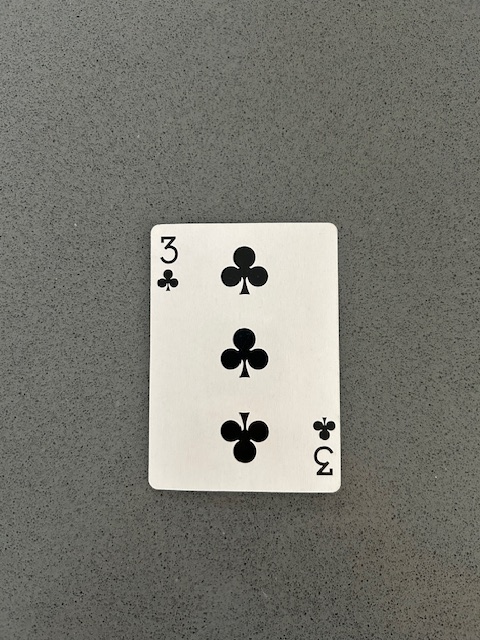
#> input picture IMG_5215.jpg, 480 x 640 px
$ python -i Cards.py   (imports and definitions only)   (older library calls are emulated)
#> lines starting #> are read from the running program, lines starting #| are printed output that depends on the picture; after the words box and inside, x2 and y2 are one past the last pixel; in counts of white or black regions, pixels touching at a corner belong together
#> further down, picture is the input picture: shape (640, 480, 3); mean B, G, R 114, 121.6, 122
############## Playing Card Detector Functions ###############
#
# Author: Evan Juras
# Date: 9/5/17
# Description: Functions and classes for CardDetector.py that perform
# various steps of the card detection algorithm


# Import necessary packages
import numpy as np
import cv2
import time

### Constants ###

# Adaptive threshold levels
BKG_THRESH = 60
CARD_THRESH = 30

# Width and height of card corner, where rank and suit are
CORNER_WIDTH = 32
CORNER_HEIGHT = 84

# Dimensions of rank train images
RANK_WIDTH = 70
RANK_HEIGHT = 125

# Dimensions of suit train images
SUIT_WIDTH = 70
SUIT_HEIGHT = 100

RANK_DIFF_MAX = 2000
SUIT_DIFF_MAX = 700

CARD_MAX_AREA = 1200000
CARD_MIN_AREA = 2500

font = cv2.FONT_HERSHEY_SIMPLEX

### Structures to hold query card and train card information ###

class Query_card:
    """Structure to store information about query cards in the camera image."""

    # [12 lines left out: function __init__, not called in this run]

class Train_ranks:
    """Structure to store information about train rank images."""

    def __init__(self):
        self.img = [] # Thresholded, sized rank image loaded from hard drive
        self.name = "Placeholder"

class Train_suits:
    """Structure to store information about train suit images."""

    def __init__(self):
        self.img = [] # Thresholded, sized suit image loaded from hard drive
        self.name = "Placeholder"

### Functions ###
# [32 lines left out: functions load_ranks, load_suits, not called in this run]

def preprocess_image(image):
    """Returns a grayed, blurred, and adaptively thresholded camera image."""

    gray = cv2.cvtColor(image,cv2.COLOR_BGR2GRAY)
    blur = cv2.GaussianBlur(gray,(5,5),0)

    # The best threshold level depends on the ambient lighting conditions.
    # For bright lighting, a high threshold must be used to isolate the cards
    # from the background. For dim lighting, a low threshold must be used.
    # To make the card detector independent of lighting conditions, the
    # following adaptive threshold method is used.
    #
    # A background pixel in the center top of the image is sampled to determine
    # its intensity. The adaptive threshold is set at 50 (THRESH_ADDER) higher
    # than that. This allows the threshold to adapt to the lighting conditions.
    img_w, img_h = np.shape(image)[:2]
#> img_w = 640; img_h = 480
    bkg_level = gray[int(img_h/100)][int(img_w/2)]
#> bkg_level = 114
    thresh_level = bkg_level + BKG_THRESH
#> thresh_level = 174

    retval, thresh = cv2.threshold(blur,thresh_level,255,cv2.THRESH_BINARY)
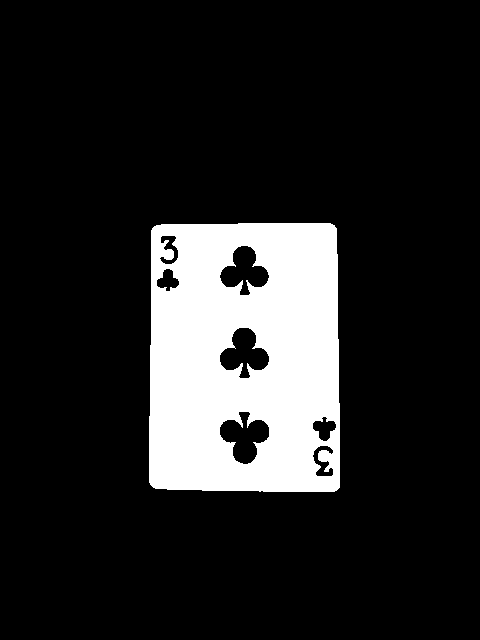
#> thresh: shape (640, 480); 14.7% white; 1 white region, box (x1, y1, x2, y2) and area: (149, 223, 340, 492) 45066
#> retval = 174

    return thresh

# [266 lines left out: functions find_cards, preprocess_card, match_card, draw_results, flattener, not called in this run]

>>> import cv2
>>> picture = cv2.imread('IMG_5215.jpg')
>>> result = preprocess_image(picture)

$ run again, on IMG_5216.jpg
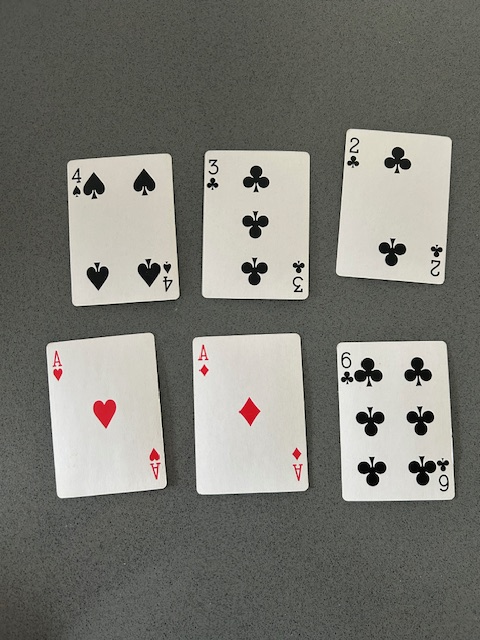
#> input picture IMG_5216.jpg, 480 x 640 px
#> picture is the input picture: shape (640, 480, 3); mean B, G, R 115.9, 122.5, 123
#> in preprocess_image, `blur = cv2.GaussianBlur(gray,(5,5),0)`:
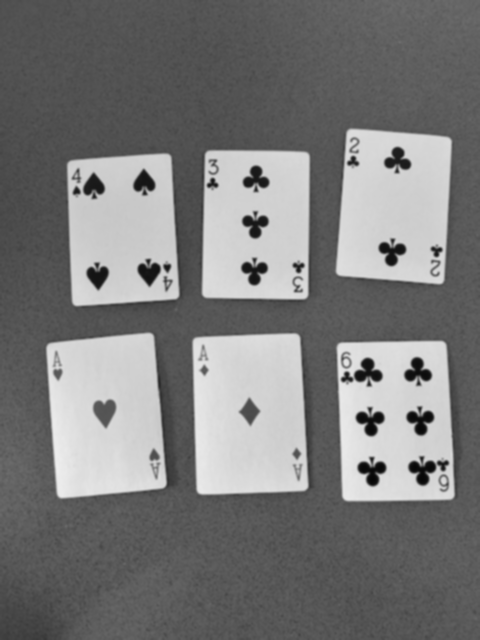
#> blur: shape (640, 480); min 5, max 239, mean 121.9
#> bkg_level = 106
#> thresh_level = 166
#> in preprocess_image, `retval, thresh = cv2.threshold(blur,thresh_level,255,cv2.THRESH_BINARY)`:
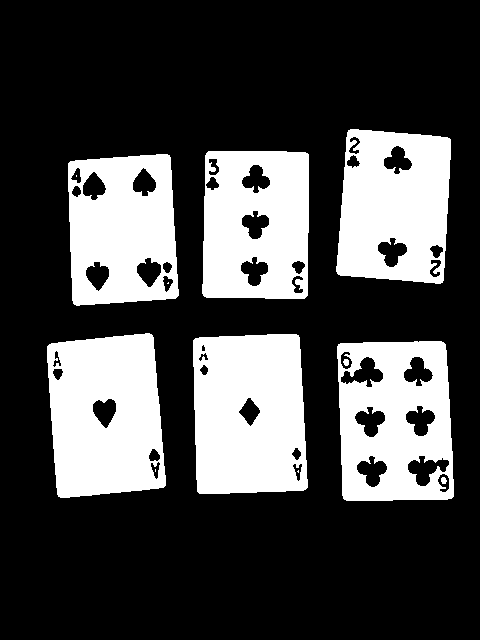
#> thresh: shape (640, 480); 28.6% white; 12 white regions (4 under 20 px), largest, box (x1, y1, x2, y2) and area: (193, 334, 308, 494) 16606, (47, 333, 166, 498) 16160, (336, 129, 451, 284) 14296
